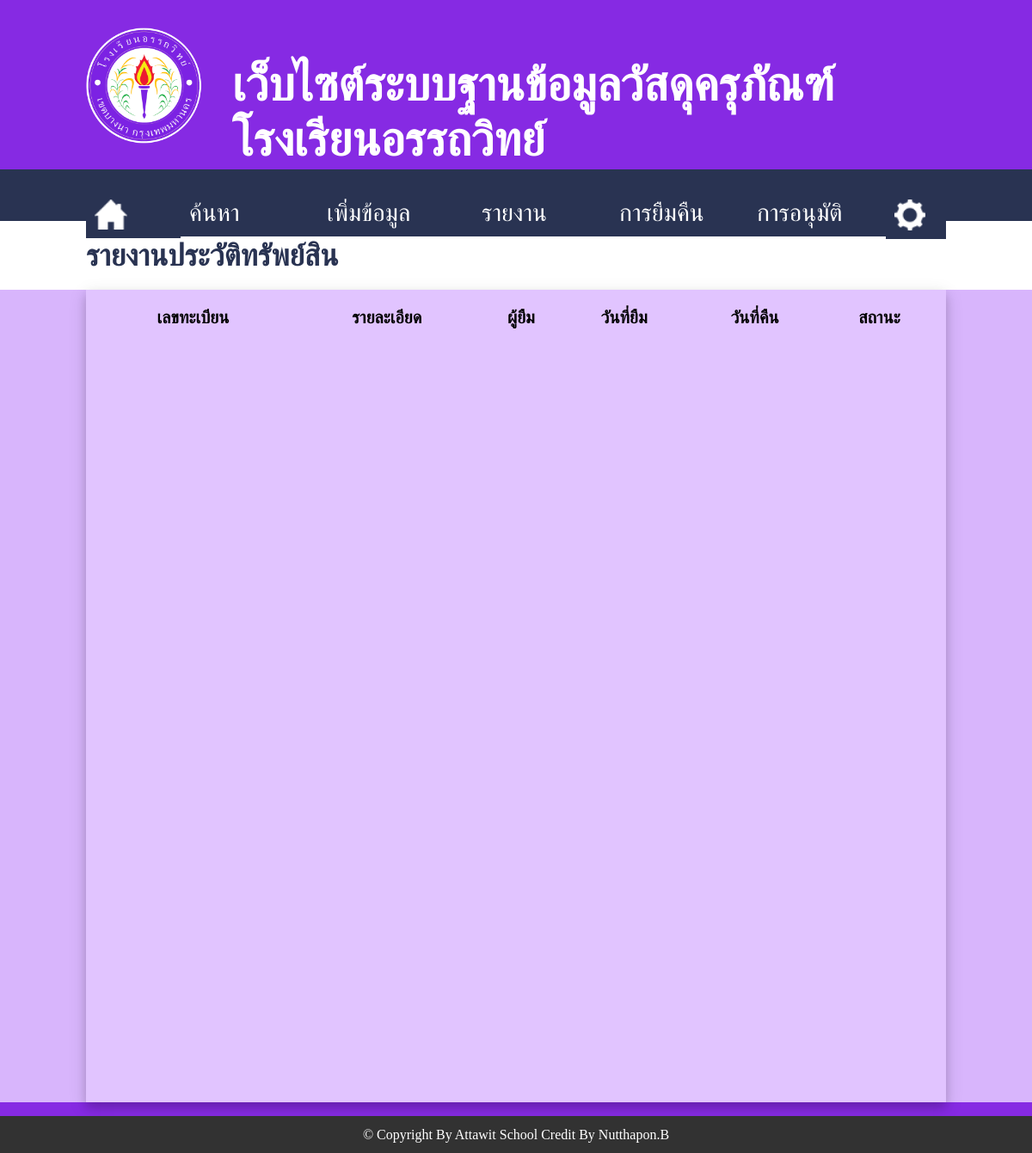
/history_mda.php (signed in), run on an earlier commit of the app's database.
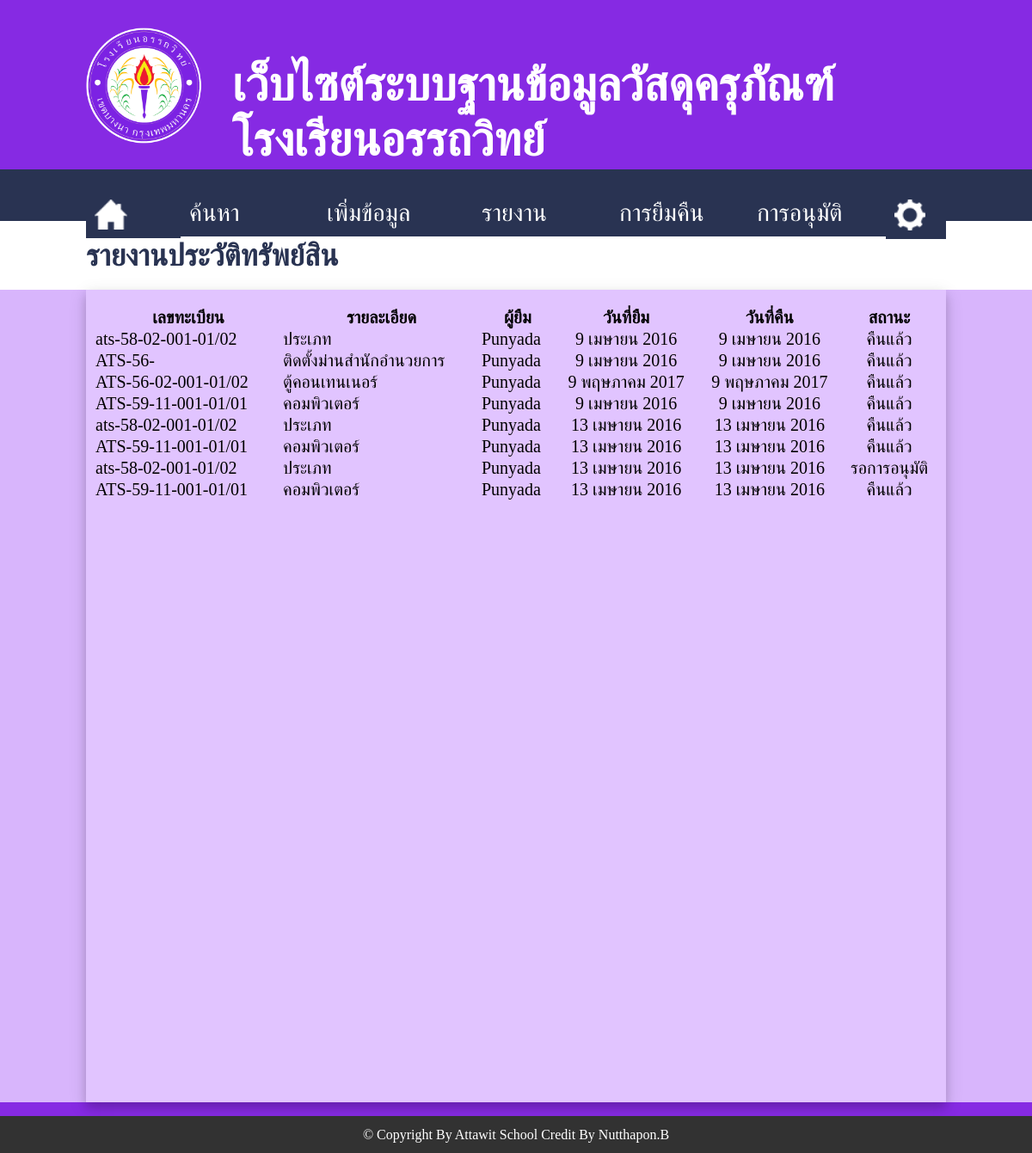
And on a later commit of the database.
### tables this page shows
CREATE TABLE `lent_return` (
  `id` int(11) NOT NULL auto_increment,
  `id_data_mda` int(11) NOT NULL,
  `id_mda` varchar(25) NOT NULL,
  `name_mda` varchar(1000) NOT NULL,
  `user_id` int(11) NOT NULL,
  `name_user` varchar(50) NOT NULL,
  `date_lent` varchar(20) NOT NULL,
  `date_return` varchar(20) default NULL,
  `year` varchar(10) NOT NULL,
  `status` int(11) NOT NULL default '0',
  PRIMARY KEY  (`id`)
);

### history_mda.php (the view, shortened to what this page needs)
<?php
include('popup.php');
?>
<html>
<head>
	<link rel="stylesheet" href="style.css">
	<link rel="stylesheet" href="jquery.dataTables.min.css" />
</head>
<body id="search">
<form name="form1">
	<div style='width:100%; height:180px;'>
		<div style='width:1000px; heigth:100%; margin:auto; padding-top:1%;'>
			<div style='width:15%; heigth:100%; float:left;'>
				<img src='image/logo_ats.png' style="margin-top:20px;" width='90%'>
			</div>
			<div style='width:83%; heigth:100%; float:left; padding-left:2%;'>
				<h1 style="margin-top:55px;">เว็บไซต์ระบบฐานข้อมูลวัสดุครุภัณฑ์โรงเรียนอรรถวิทย์
				</h1>
			</div>
		</div>
	</div>
	<div style='width:100%; height:60px; background:#293352;'>
		<div style='width:1000px; heigth:100%; margin:auto; margin-top:17px; padding-top:12px;'>
			<div id="sMenu" style="width:90px; heigth:100%; float:left;">
				<a href="main_finance.php">
					<div><img src="image/home.png" width="38"></div>
				</a>
			</div>
			<div class="dropdown" style="width:160px; heigth:100%; float:left;">
				<a href="search_mda.php">
					<div class="dropbtn">ค้นหา</div>
				</a>
			</div>
			<a href="add_mda.php">
				<div id="sMenu" style="width:160px; heigth:100%; float:left;">
					<div>เพิ่มข้อมูล</div>
				</div>
			</a>
			<div class="dropdown" style="width:160px; heigth:100%; float:left;">
				<div class="dropbtn">รายงาน</div>
			</div>
			<div class="dropdown" style="width:160px; heigth:100%; float:left;">
				<div class="dropbtn">การยืมคืน</div>
			</div>
			<a href="">
				<div id="sMenu" style="width:140px; heigth:100%; float:left;">
					<div>การอนุมัติ</div>
				</div>
			</a>
			<a href="">
				<div id="sMenu" style="width:50px; heigth:105%; float:left;">
					<div><img src="image/pass.png" width="36"></div>
				</div>
			</a>
		</div>
	</div>
	<div style='width:100%; height:80px; margin-top:-29px; background:#ffffff;'>
		<div style='width:1000px; height:100%; margin:auto; background:#ffffff;'>
			<h2>รายงานประวัติทรัพย์สิน</h2>
		</div>
	</div>
	<div style='width:100%; height:945px; background:#d8b5fc;'>
		<div style='width:980px; height:925px; padding-top:20px; padding-left:10px; padding-right:10px; background:#e1c4ff; margin:auto; box-shadow: 0 6px 10px 0 rgba(0, 0, 0, 0.14), 0 6px 20px 0 rgba(0, 0, 0, 0.14);'>
			<table id="example" class="display" style="font-size: 20px;" cellspacing="0" width="100%">
		        <thead>
		            <tr>
		                <th>เลขทะเบียน</th>
		                <th>รายละเอียด</th>
		                <th>ผู้ยืม</th>
		                <th>วันที่ยืม</th>
		                <th>วันที่คืน</th>
		                <th>สถานะ</th>
		            </tr>
		        </thead>
		        <tbody>
		        	<?php
		        	$sql = "SELECT * FROM lent_return";
		        	$query = mysql_query($sql);
		        	while ($data = mysql_fetch_array($query)) {
		        		if ($data['status'] == 0) {
		        			$statusLent = 'รอการอนุมัติ';
		        		} elseif ($data['status'] == 1) {
		        			$statusLent = 'คืนแล้ว';
		        		} else {
		        			$statusLent = 'ยังไม่ได้คืน';
		        		}
		        		$dateInput = date('j F Y', strtotime($data['date_lent']));
						$explodeDate = explode(" ", $dateInput);
						switch($explodeDate[1]) {
						    case "April": $month = "เมษายน"; break;
						    case "May": $month = "พฤษภาคม"; break;
						}
						$date = $explodeDate[0].' '.$month.' '.$explodeDate[2];
						$dateInputReturn = date('j F Y', strtotime($data['date_lent']));
						$explodeDateReturn = explode(" ", $dateInputReturn);
						switch($explodeDateReturn[1]) {
						    case "April": $month = "เมษายน"; break;
						    case "May": $month = "พฤษภาคม"; break;
						}
						$dateReturn = $explodeDateReturn[0].' '.$month.' '.$explodeDateReturn[2];
		        		echo "
		        		<tr style='cursor: hand;' data-href='show_mda.php?id=".$data['id_data_mda']."'>
			                <td>".$data['id_mda']."</td>
			                <td>".$data['name_mda']."</td>
			                <td>".$data['name_user']."</td>
			                <td><center>".$date."</center></td>
			                <td><center>".$dateReturn."</center></td>
			                <td><center>".$statusLent."</center></td>
			            </tr>";
		        	}
		        	 ?>
		        </tbody>
		    </table>
		</div>
	</div>
	</form>
	<div style="background:#323232; width:100%; height:30px; text-align: center; padding-top: 13px; margin-bottom:0px;">
		<font color="#ffffff">&copy Copyright By Attawit School Credit By Nutthapon.B</font>
	</div>
</body>
</html>

### popup.php (shortened to what this page needs)
<html>
<head>
	<link rel="stylesheet" href="style.css">
</head>
<body>
</body>
</html>

### style.css (style rules this page uses)
h1 { font-family:TH Sarabun New; font-size: 55px; color:#ffffff; }
h2 { font-family:TH Sarabun New; font-size: 35px; color:#293352; padding-top: 20px; }
#search { background-repeat: no-repeat; padding:0px; margin:0px; height:1300px; background-size: 100%; background: #862ae3; font-family:TH Sarabun New; }
a:link { text-decoration: none; color: #862ae3; }
.dropbtn { background-color: #293352; color: white; padding: 10px; margin-top: -10px; font-family:TH Sarabun New; font-size: 28px; color:#ffffff; border: none; cursor: pointer; }
.dropdown { display: inline-block; }
#sMenu { background-color: #293352; color: white; padding: 10px; margin-top: -10px; font-family:TH Sarabun New; font-size: 28px; color:#ffffff; border: none; cursor: pointer; display: inline-block; }

What changed in the data, as far as the page shows it:
added lent_return: id_mda "ats-58-02-001-01/02", name_mda "ประเภท", name_user "Punyada", date_lent "9 เมษายน 2016", status "คืนแล้ว"
added lent_return: id_mda "ATS-56-", name_mda "ติดตั้งม่านสำนักอำนวยการ", name_user "Punyada", date_lent "9 เมษายน 2016", status "คืนแล้ว"
added lent_return: id_mda "ATS-56-02-001-01/02", name_mda "ตู้คอนเทนเนอร์", name_user "Punyada", date_lent "9 พฤษภาคม 2017", status "คืนแล้ว"
added lent_return: id_mda "ATS-59-11-001-01/01", name_mda "คอมพิวเตอร์", name_user "Punyada", date_lent "9 เมษายน 2016", status "คืนแล้ว"
added lent_return: id_mda "ats-58-02-001-01/02", name_mda "ประเภท", name_user "Punyada", date_lent "13 เมษายน 2016", status "คืนแล้ว"
added lent_return: id_mda "ATS-59-11-001-01/01", name_mda "คอมพิวเตอร์", name_user "Punyada", date_lent "13 เมษายน 2016", status "คืนแล้ว"
added lent_return: id_mda "ats-58-02-001-01/02", name_mda "ประเภท", name_user "Punyada", date_lent "13 เมษายน 2016", status "รอการอนุมัติ"
added lent_return: id_mda "ATS-59-11-001-01/01", name_mda "คอมพิวเตอร์", name_user "Punyada", date_lent "13 เมษายน 2016", status "คืนแล้ว"
